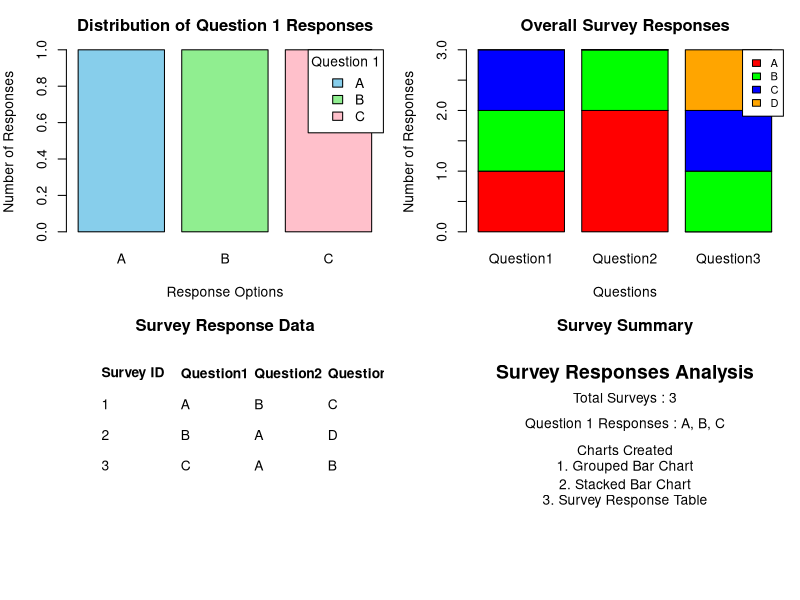

Recreate this plot in R.
# ==========================================
# Experiment 9: Survey Responses Analysis
# ==========================================

# Create Survey Dataset
survey <- data.frame(
  Survey_ID = c(1, 2, 3),
  Question1 = c("A", "B", "C"),
  Question2 = c("B", "A", "A"),
  Question3 = c("C", "D", "B"),
  stringsAsFactors = FALSE
)

# Display Dataset in Console
print(survey)

# Display all outputs in one window
par(mfrow = c(2,2), mar = c(4,4,3,1))

# ==========================================
# 1. Grouped Bar Chart (Question 1)
# ==========================================

q1 <- table(survey$Question1)

barplot(
  q1,
  beside = TRUE,
  col = c("skyblue", "lightgreen", "pink"),
  main = "Distribution of Question 1 Responses",
  xlab = "Response Options",
  ylab = "Number of Responses"
)

legend(
  "topright",
  legend = names(q1),
  fill = c("skyblue", "lightgreen", "pink"),
  title = "Question 1"
)

# ==========================================
# 2. Stacked Bar Chart (All Questions)
# ==========================================

levels_all <- c("A","B","C","D")

responses <- rbind(
  table(factor(survey$Question1, levels = levels_all)),
  table(factor(survey$Question2, levels = levels_all)),
  table(factor(survey$Question3, levels = levels_all))
)

rownames(responses) <- c("Question1","Question2","Question3")

barplot(
  t(responses),
  col = c("red","green","blue","orange"),
  main = "Overall Survey Responses",
  xlab = "Questions",
  ylab = "Number of Responses"
)

legend(
  "topright",
  legend = c("A","B","C","D"),
  fill = c("red","green","blue","orange"),
  cex = 0.8
)

# ==========================================
# 3. Survey Response Table
# ==========================================

plot.new()

title("Survey Response Data")

text(0.08,0.90,"Survey ID",font=2,adj=0)
text(0.35,0.90,"Question1",font=2,adj=0)
text(0.60,0.90,"Question2",font=2,adj=0)
text(0.85,0.90,"Question3",font=2,adj=0)

for(i in 1:nrow(survey))
{
  y <- 0.90 - i*0.18
  
  text(0.08,y,survey$Survey_ID[i],adj=0)
  text(0.35,y,survey$Question1[i],adj=0)
  text(0.60,y,survey$Question2[i],adj=0)
  text(0.85,y,survey$Question3[i],adj=0)
}

# ==========================================
# 4. Summary
# ==========================================

plot.new()

title("Survey Summary")

text(0.5,0.90,"Survey Responses Analysis",cex=1.4,font=2)

text(0.5,0.75,paste("Total Surveys :",nrow(survey)))

text(0.5,0.60,paste("Question 1 Responses :",paste(names(q1),collapse=", ")))

text(0.5,0.45,"Charts Created")

text(0.5,0.35,"1. Grouped Bar Chart")

text(0.5,0.25,"2. Stacked Bar Chart")

text(0.5,0.15,"3. Survey Response Table")
